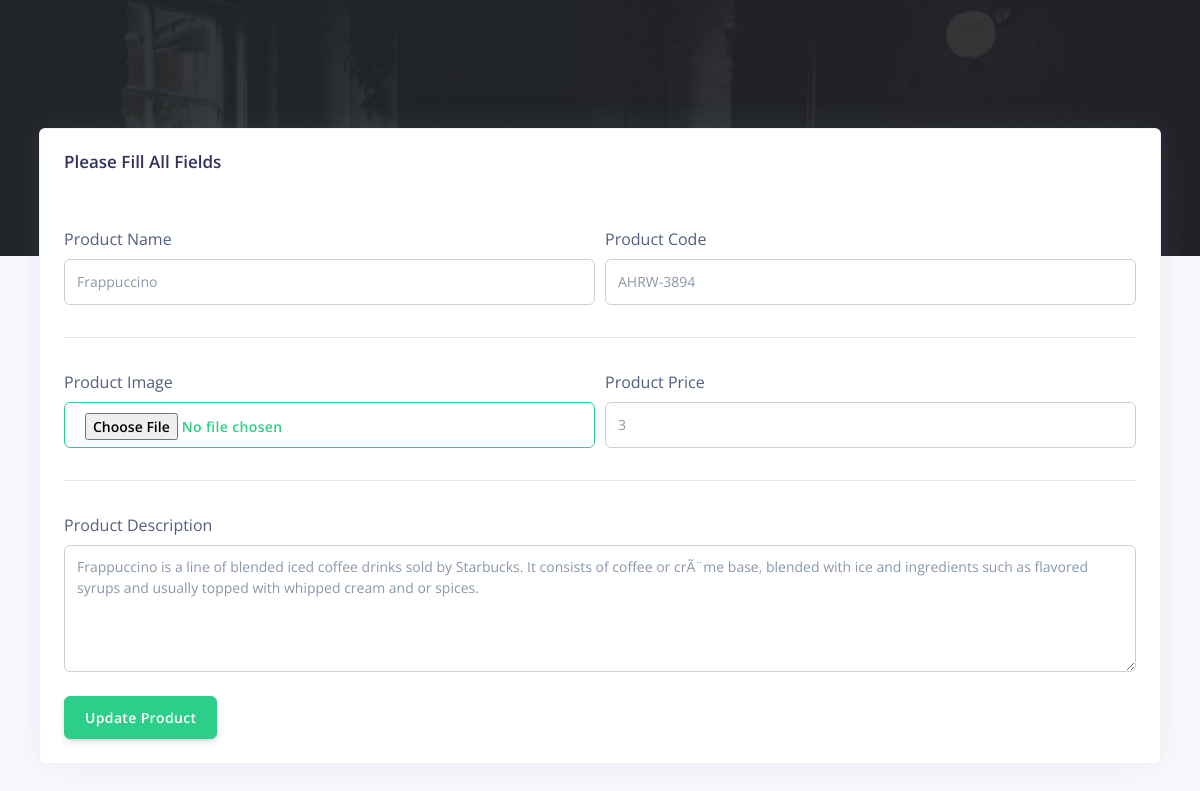
Before: /cashier/update_product.php?update=e769e274a3 (signed in) with the older database file.
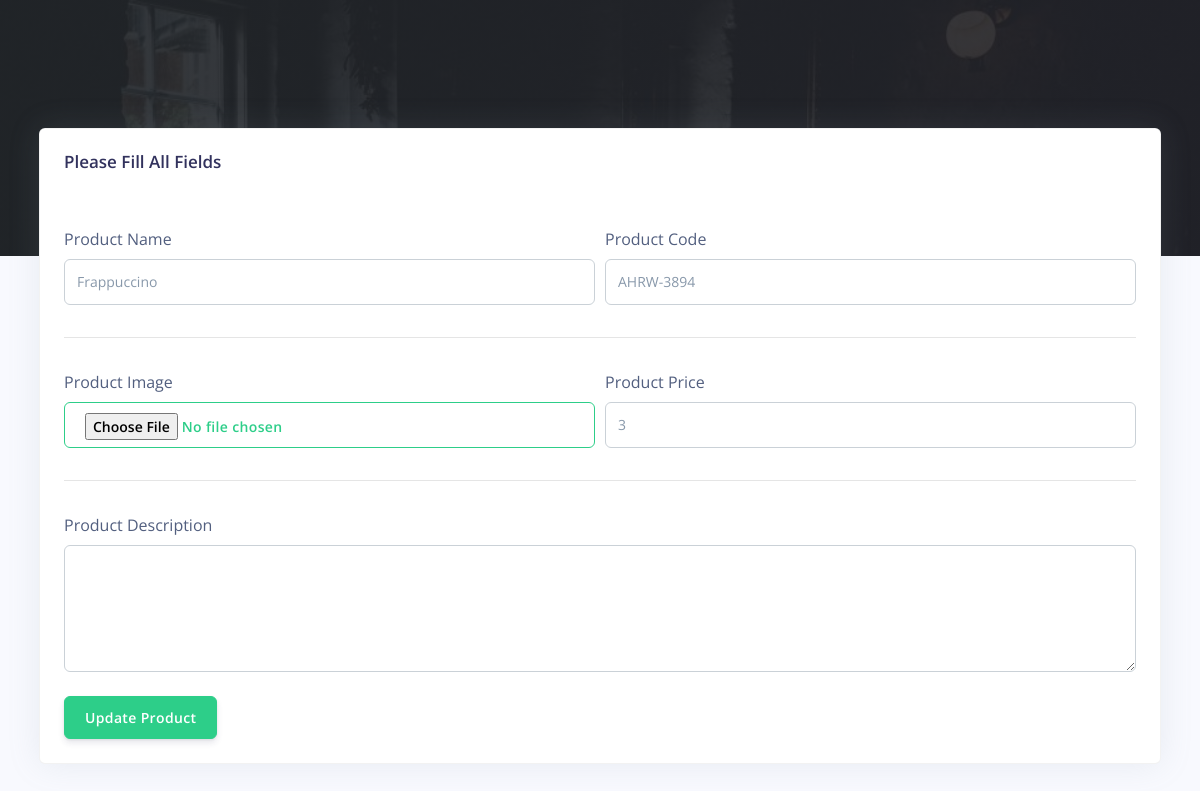
After: the same page with the newer database file.
### tables this page shows
CREATE TABLE `rpos_products` (
  `prod_id` varchar(200) NOT NULL,
  `prod_code` varchar(200) NOT NULL,
  `prod_name` varchar(200) NOT NULL,
  `prod_img` varchar(200) NOT NULL,
  `prod_desc` longtext NOT NULL,
  `prod_price` varchar(200) NOT NULL,
  `created_at` timestamp(6) NOT NULL DEFAULT CURRENT_TIMESTAMP(6) ON UPDATE CURRENT_TIMESTAMP(6)
);

### cashier/update_product.php (the view, shortened to what this page needs)
<?php
include('config/config.php');
require_once('partials/_head.php');
?>
<body>
  <div class="main-content">
    <?php
    $update = $_GET['update'];
    $ret = "SELECT * FROM  rpos_products WHERE prod_id = '$update' ";
    $stmt = $mysqli->prepare($ret);
    $stmt->execute();
    $res = $stmt->get_result();
    while ($prod = $res->fetch_object()) {
    ?>
      <div class="container-fluid mt--8">
        <div class="row">
          <div class="col">
            <div class="card shadow">
              <div class="card-header border-0">
                <h3>Please Fill All Fields</h3>
              </div>
              <div class="card-body">
                <form method="POST" enctype="multipart/form-data">
                  <div class="form-row">
                    <div class="col-md-6">
                      <label>Product Name</label>
                      <input type="text" value="<?php echo $prod->prod_name; ?>" name="prod_name" class="form-control">
                    </div>
                    <div class="col-md-6">
                      <label>Product Code</label>
                      <input type="text" name="prod_code" value="<?php echo $prod->prod_code; ?>" class="form-control" value="">
                    </div>
                  </div>
                  <hr>
                  <div class="form-row">
                    <div class="col-md-6">
                      <label>Product Image</label>
                      <input type="file" name="prod_img" class="btn btn-outline-success form-control" value="<?php echo $prod_img; ?>">
                    </div>
                    <div class="col-md-6">
                      <label>Product Price</label>
                      <input type="text" name="prod_price" class="form-control" value="<?php echo $prod->prod_price; ?>">
                    </div>
                  </div>
                  <hr>
                  <div class="form-row">
                    <div class="col-md-12">
                      <label>Product Description</label>
                      <textarea rows="5" name="prod_desc" class="form-control" value=""><?php echo $prod->prod_desc; ?></textarea>
                    </div>
                  </div>
                  <br>
                  <div class="form-row">
                    <div class="col-md-6">
                      <input type="submit" name="UpdateProduct" value="Update Product" class="btn btn-success" value="">
                    </div>
                  </div>
                </form>
              </div>
            </div>
          </div>
        </div>
      <?php
      require_once('partials/_footer.php');
    }
      ?>
      </div>
  </div>
</body>
</html>

Changed rows visible on the page:
changed rpos_products "Frappuccino": prod_desc "Frappuccino is a line of blended iced coffee drinks sold by Starbucks. It consists of coffee or crÃ¨me base, blended with ice and ingredients such as flavored syrups and usually topped with whipped cream and or spices." → (not shown)
